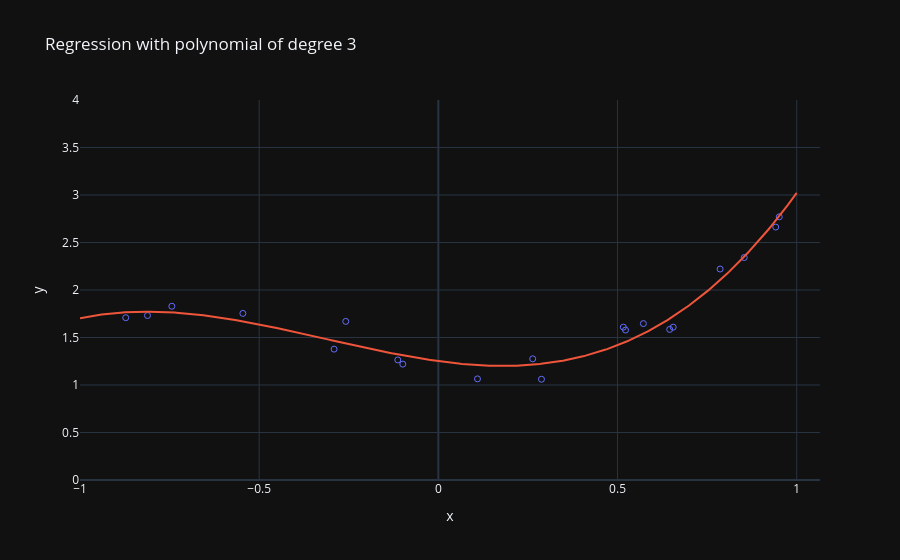

This figure's notebook cell:
### Markdown cell above
## Task 2: Finding the ML Estimate
Now we have some data! Suppose we want to model it with polynomial regression. First of all, we must be able to calculate the best parameters for a given degree. Remember that the maximum likelihood estimate for the weights is given by
  $$\mathbf{w}_\mathrm{ML} = (\boldsymbol{\Phi}^\intercal \boldsymbol{\Phi})^{-1} \boldsymbol{\Phi}^\intercal \mathbf{y}$$
and build the `polynomial_regression` function, which constructs a polynomial with the ML parameters, given a input-observation dataset and a desired polynomial degree.

Then, try to plot the resulting polynomial for increasing degrees, up to $d = n - 1$: what do you notice?

**Hints**
  - You may find it useful to check out [Vandermonde matrices](https://en.wikipedia.org/wiki/Vandermonde_matrix) and the [corresponding function](https://numpy.org/doc/stable/reference/generated/numpy.vander.html) in NumPy
  - In general, the matrix $(\mathbf{A}^\intercal \mathbf{A})^{-1} \mathbf{A}^\intercal$ is called the *(Moore-Penrose) pseudo-inverse* of $\mathbf{A}$: to calculate it, you can use the [`linalg.pinv` function from NumPy](https://numpy.org/doc/stable/reference/generated/numpy.linalg.pinv.html)

### Code cell
def polynomial_regression(X, y, d):
    Phi = np.vander(X, d + 1, increasing=True)
    w_ml = np.linalg.pinv(Phi) @ y
    return Polynomial(w_ml)


d = 3
p = polynomial_regression(X, y, d)

X_check = np.linspace(-1, 1, 500)
y_check = p(X_check)

fig = px.scatter(x=X, y=y, title=f"Regression with polynomial of degree {d}")
fig.update_traces(marker=dict(symbol="circle-open"))
fig.add_scatter(x=X_check, y=y_check, mode="lines")
fig.update_layout(yaxis_range=[0, 4], showlegend=False)
fig.show()

### Figure 1 — Plotly figure (JSON) as saved in the notebook; plotly's stock layout.template omitted (floating-point values rounded to 4 significant figures; data arrays with more than 128 entries replaced by an {"elided": "..."} marker saying what was removed)
{"data": [{"hovertemplate": "x=%{x}<br>y=%{y}<extra></extra>", "legendgroup": "", "marker": {"color": "#636efa", "symbol": "circle-open"}, "mode": "markers", "name": "", "orientation": "v", "showlegend": false, "x": [-0.8116, 0.9512, 0.5223, 0.5721, -0.7438, -0.09923, -0.2584, 0.8535, 0.2877, 0.6455, -0.1132, -0.5455, 0.1092, -0.8724, 0.6553, 0.2633, 0.5162, -0.2909, 0.9414, 0.7862], "xaxis": "x", "y": [1.731, 2.77, 1.578, 1.646, 1.829, 1.22, 1.669, 2.342, 1.061, 1.585, 1.264, 1.754, 1.064, 1.709, 1.609, 1.275, 1.609, 1.378, 2.662, 2.22], "yaxis": "y", "type": "scatter"}, {"mode": "lines", "x": {"elided": "500 float values"}, "y": {"elided": "500 float values"}, "type": "scatter"}], "layout": {"xaxis": {"anchor": "y", "domain": [0.0, 1.0], "title": {"text": "x"}}, "yaxis": {"anchor": "x", "domain": [0.0, 1.0], "title": {"text": "y"}, "range": [0, 4]}, "legend": {"tracegroupgap": 0}, "title": {"text": "Regression with polynomial of degree 3"}, "showlegend": false}}
